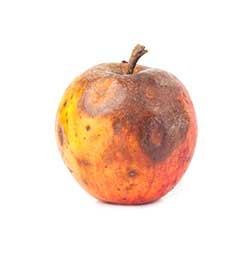
#> input picture Sample Images/rottenapples/rottenapple_435795946_250.jpg, 250 x 255 px
$ python -i segmentation_utils.py   (imports and definitions only)
#> lines starting #> are read from the running program, lines starting #| are printed output that depends on the picture; after the words box and inside, x2 and y2 are one past the last pixel; in counts of white or black regions, pixels touching at a corner belong together
import cv2
import numpy as np
try:
    from scipy import ndimage
except Exception:
    ndimage = None
from sklearn.cluster import KMeans


def keep_largest_component(mask: np.ndarray) -> np.ndarray:
    if ndimage is not None:
        labels, n = ndimage.label(mask)
        if n == 0:
            return mask
        counts = np.bincount(labels.ravel())
        counts[0] = 0
        largest = counts.argmax()
        return (labels == largest).astype(np.uint8)
    # Fallback: use OpenCV connectedComponents
    num_labels, labels = cv2.connectedComponents(mask.astype(np.uint8))
    if num_labels <= 1:
        return mask
    counts = np.bincount(labels.ravel())
    counts[0] = 0
    largest = counts.argmax()
    return (labels == largest).astype(np.uint8)


def _score_cluster(center_hsv: np.ndarray) -> float:
    h, s, v = center_hsv
    if v < 40:
        return -1.0
    return float(0.65 * s + 0.35 * v)


def find_best_mask(image_bgr: np.ndarray, k_values=(2, 3, 4, 5)):
    img_lab = cv2.cvtColor(image_bgr, cv2.COLOR_BGR2LAB)
    h, w = img_lab.shape[:2]
    x = img_lab.reshape((-1, 3)).astype(np.float32)

    best = {
        "score": -1.0,
        "mask": None,
        "k": None,
        "segmented_bgr": None,
    }

    for k in k_values:
        km = KMeans(n_clusters=k, random_state=42, n_init=10)
        labels = km.fit_predict(x)
        centers_lab = km.cluster_centers_.astype(np.uint8)

        segmented_lab = centers_lab[labels].reshape((h, w, 3)).astype(np.uint8)
        segmented_bgr = cv2.cvtColor(segmented_lab, cv2.COLOR_LAB2BGR)

        centers_bgr = cv2.cvtColor(centers_lab.reshape((1, -1, 3)), cv2.COLOR_LAB2BGR).reshape((-1, 3))
        centers_hsv = cv2.cvtColor(centers_bgr.reshape((1, -1, 3)), cv2.COLOR_BGR2HSV).reshape((-1, 3))

        cluster_scores = np.array([_score_cluster(c) for c in centers_hsv])
        selected_idx = int(np.argmax(cluster_scores))

        mask = (labels.reshape((h, w)) == selected_idx).astype(np.uint8)
        mask = cv2.morphologyEx(mask, cv2.MORPH_CLOSE, cv2.getStructuringElement(cv2.MORPH_ELLIPSE, (9, 9)))
        mask = cv2.morphologyEx(mask, cv2.MORPH_OPEN, cv2.getStructuringElement(cv2.MORPH_ELLIPSE, (7, 7)))
        mask = keep_largest_component(mask)

        area_ratio = float(mask.sum()) / float(h * w)
        plausibility = area_ratio if 0.02 <= area_ratio <= 0.9 else area_ratio * 0.5
        total_score = float(cluster_scores[selected_idx]) * plausibility

        if total_score > best["score"]:
            best["score"] = total_score
            best["mask"] = mask
            best["k"] = k
            best["segmented_bgr"] = segmented_bgr

    return best["mask"], best["segmented_bgr"], best["k"]


def crop_with_mask(image_bgr: np.ndarray, mask: np.ndarray, margin_ratio: float = 0.08) -> np.ndarray:
    ys, xs = np.where(mask > 0)
    if len(xs) == 0 or len(ys) == 0:
        return image_bgr

    h, w = image_bgr.shape[:2]
    x_min, x_max = xs.min(), xs.max()
    y_min, y_max = ys.min(), ys.max()

    bw = x_max - x_min + 1
    bh = y_max - y_min + 1
    mx = int(bw * margin_ratio)
    my = int(bh * margin_ratio)

    x1 = max(0, x_min - mx)
    y1 = max(0, y_min - my)
    x2 = min(w, x_max + mx + 1)
    y2 = min(h, y_max + my + 1)

    return image_bgr[y1:y2, x1:x2]


def preprocess_for_classifier(image_bgr: np.ndarray, target_size=(224, 224)):
    mask, segmented_bgr, best_k = find_best_mask(image_bgr)
    if mask is None:
        mask = np.zeros(image_bgr.shape[:2], dtype=np.uint8)

    cropped = crop_with_mask(image_bgr, mask)
    full_resized = cv2.resize(image_bgr, target_size, interpolation=cv2.INTER_AREA)
    resized = cv2.resize(cropped, target_size, interpolation=cv2.INTER_AREA)

    overlay = image_bgr.copy()
    overlay[mask == 1] = (
        0.5 * overlay[mask == 1] + 0.5 * np.array([0, 255, 0], dtype=np.uint8)
    ).astype(np.uint8)

    return {
        "input_resized_bgr": resized,
        "full_resized_bgr": full_resized,
        "mask": mask,
        "overlay": overlay,
        "best_k": best_k,
        "segmented_bgr": segmented_bgr,
    }

>>> import cv2
>>> picture = cv2.imread('Sample Images/rottenapples/rottenapple_435795946_250.jpg')
#> picture is the input picture: shape (255, 250, 3); mean B, G, R 212.5, 224, 243.9
>>> result = preprocess_for_classifier(picture)
#> in find_best_mask, `img_lab = cv2.cvtColor(image_bgr, cv2.COLOR_BGR2LAB)`: img_lab: shape (255, 250, 3); mean of channels 0, 1, 2 231, 134.5, 137.1
#> the loop in find_best_mask, `for k in k_values:` made 4 passes
#> (n in keep_largest_component, area_ratio, plausibility, total_score) on passes 1 to 4: (1, 0.253, 0.253, 42.22), (3, 0.149, 0.149, 26.8), (3, 0.127, 0.127, 22.92), (1, 0.0524, 0.0524, 10.3)
#> pass 1, in find_best_mask, `segmented_bgr = cv2.cvtColor(segmented_lab, cv2.COLOR_LAB2BGR)`:
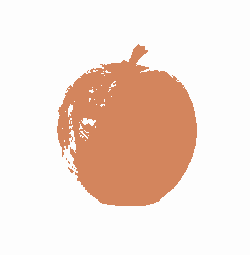
#> segmented_bgr: shape (255, 250, 3); mean B, G, R 213.9, 223.7, 242.7
#> pass 1, in find_best_mask, `mask = (labels.reshape((h, w)) == selected_idx).astype(np.uint8)`:
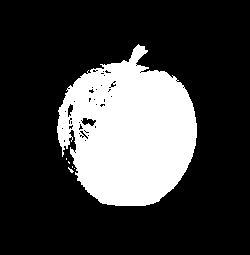
#> mask: shape (255, 250); values 0 (black) and 1 (white), 24.4% white; 6 white regions (5 under 20 px), largest, box (x1, y1, x2, y2) and area: (57, 44, 197, 206) 15552
#> pass 1, in find_best_mask, `mask = cv2.morphologyEx(mask, cv2.MORPH_CLOSE, cv2.getStructuringEleme..`:
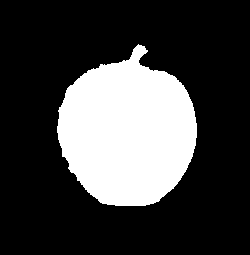
#> mask: shape (255, 250); values 0 (black) and 1 (white), 25.4% white; 1 white region, box (x1, y1, x2, y2) and area: (57, 44, 197, 206) 16170
#> after the loop in find_best_mask, `for k in k_values:`:
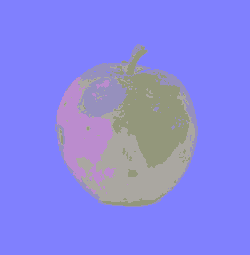
#> segmented_lab: shape (255, 250, 3); mean of channels 0, 1, 2 230.4, 134.4, 136.9; drawn as B, G, R
#> after the loop in find_best_mask, `for k in k_values:`: best = 4 items
#> in preprocess_for_classifier, `mask, segmented_bgr, best_k = find_best_mask(image_bgr)`: mask: shape (255, 250); values 0 (black) and 1 (white), 25.3% white; 1 white region, box (x1, y1, x2, y2) and area: (57, 45, 197, 206) 16138
#> in preprocess_for_classifier, `mask, segmented_bgr, best_k = find_best_mask(image_bgr)`: best_k = 2
#> in crop_with_mask, `ys, xs = np.where(mask > 0)`: ys = 16138 values from 45 to 205; xs = 16138 values, max 196 at index 6989, min 57 at index 7268, mean 127.2
#> in crop_with_mask, `x_min, x_max = xs.min(), xs.max()`: x_min = 57; x_max = 196
#> in crop_with_mask, `y_min, y_max = ys.min(), ys.max()`: y_min = 45; y_max = 205
#> in crop_with_mask, `bw = x_max - x_min + 1`: bw = 140
#> in crop_with_mask, `bh = y_max - y_min + 1`: bh = 161
#> in crop_with_mask, `mx = int(bw * margin_ratio)`: mx = 11
#> in crop_with_mask, `my = int(bh * margin_ratio)`: my = 12
#> in crop_with_mask, `x1 = max(0, x_min - mx)`: x1 = 46
#> in crop_with_mask, `y1 = max(0, y_min - my)`: y1 = 33
#> in crop_with_mask, `x2 = min(w, x_max + mx + 1)`: x2 = 208
#> in crop_with_mask, `y2 = min(h, y_max + my + 1)`: y2 = 218
#> in crop_with_mask, `return image_bgr[y1:y2, x1:x2]`:
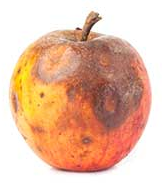
#> returned value: shape (185, 162, 3); mean of channels 0, 1, 2 164.5, 189, 231.4; drawn as B, G, R
#> in preprocess_for_classifier, `resized = cv2.resize(cropped, target_size, interpolation=cv2.INTER_AREA)`:
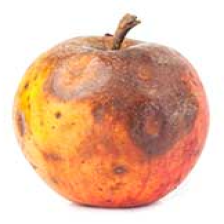
#> resized: shape (224, 224, 3); mean B, G, R 164.5, 188.9, 231.3
#> in preprocess_for_classifier, `overlay[mask == 1] = ( 0.5 * overlay[mask == 1] + 0.5 * np.array([0, 2..`:
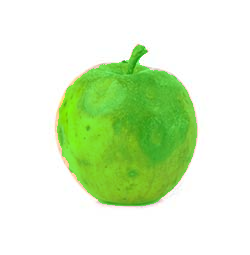
#> overlay: shape (255, 250, 3); mean B, G, R 200.9, 239.1, 217
#> result = 6 items
